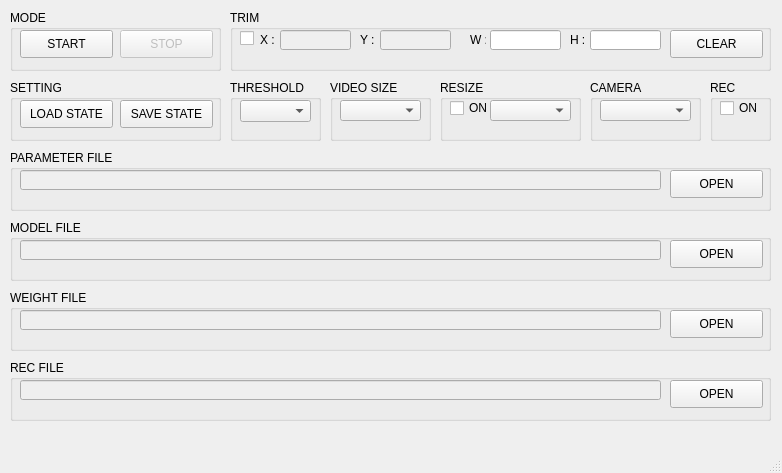
<?xml version="1.0" encoding="UTF-8"?>
<ui version="4.0">
 <class>MainWindow</class>
 <widget class="QMainWindow" name="MainWindow">
  <property name="geometry">
   <rect>
    <x>0</x>
    <y>0</y>
    <width>782</width>
    <height>473</height>
   </rect>
  </property>
  <property name="minimumSize">
   <size>
    <width>782</width>
    <height>473</height>
   </size>
  </property>
  <property name="maximumSize">
   <size>
    <width>782</width>
    <height>473</height>
   </size>
  </property>
  <property name="windowTitle">
   <string>MIIL DETECTION A</string>
  </property>
  <widget class="QWidget" name="centralwidget">
   <widget class="QGroupBox" name="groupBox1">
    <property name="geometry">
     <rect>
      <x>10</x>
      <y>10</y>
      <width>211</width>
      <height>61</height>
     </rect>
    </property>
    <property name="title">
     <string>MODE</string>
    </property>
    <widget class="QPushButton" name="pushButton1">
     <property name="geometry">
      <rect>
       <x>10</x>
       <y>20</y>
       <width>93</width>
       <height>28</height>
      </rect>
     </property>
     <property name="text">
      <string>START</string>
     </property>
    </widget>
    <widget class="QPushButton" name="pushButton2">
     <property name="enabled">
      <bool>false</bool>
     </property>
     <property name="geometry">
      <rect>
       <x>110</x>
       <y>20</y>
       <width>93</width>
       <height>28</height>
      </rect>
     </property>
     <property name="text">
      <string>STOP</string>
     </property>
    </widget>
   </widget>
   <widget class="QGroupBox" name="groupBox4">
    <property name="geometry">
     <rect>
      <x>230</x>
      <y>80</y>
      <width>91</width>
      <height>61</height>
     </rect>
    </property>
    <property name="title">
     <string>THRESHOLD</string>
    </property>
    <widget class="QComboBox" name="comboBox1">
     <property name="geometry">
      <rect>
       <x>10</x>
       <y>20</y>
       <width>71</width>
       <height>22</height>
      </rect>
     </property>
    </widget>
   </widget>
   <widget class="QGroupBox" name="groupBox9">
    <property name="geometry">
     <rect>
      <x>10</x>
      <y>220</y>
      <width>761</width>
      <height>61</height>
     </rect>
    </property>
    <property name="title">
     <string>MODEL FILE</string>
    </property>
    <widget class="QLineEdit" name="lineEdit4">
     <property name="enabled">
      <bool>false</bool>
     </property>
     <property name="geometry">
      <rect>
       <x>10</x>
       <y>20</y>
       <width>641</width>
       <height>20</height>
      </rect>
     </property>
    </widget>
    <widget class="QPushButton" name="pushButton6">
     <property name="geometry">
      <rect>
       <x>660</x>
       <y>20</y>
       <width>93</width>
       <height>28</height>
      </rect>
     </property>
     <property name="text">
      <string>OPEN</string>
     </property>
    </widget>
   </widget>
   <widget class="QGroupBox" name="groupBox10">
    <property name="geometry">
     <rect>
      <x>10</x>
      <y>290</y>
      <width>761</width>
      <height>61</height>
     </rect>
    </property>
    <property name="title">
     <string>WEIGHT FILE</string>
    </property>
    <widget class="QLineEdit" name="lineEdit5">
     <property name="enabled">
      <bool>false</bool>
     </property>
     <property name="geometry">
      <rect>
       <x>10</x>
       <y>20</y>
       <width>641</width>
       <height>20</height>
      </rect>
     </property>
    </widget>
    <widget class="QPushButton" name="pushButton7">
     <property name="geometry">
      <rect>
       <x>660</x>
       <y>20</y>
       <width>93</width>
       <height>28</height>
      </rect>
     </property>
     <property name="text">
      <string>OPEN</string>
     </property>
    </widget>
   </widget>
   <widget class="QGroupBox" name="groupBox3">
    <property name="geometry">
     <rect>
      <x>10</x>
      <y>80</y>
      <width>211</width>
      <height>61</height>
     </rect>
    </property>
    <property name="title">
     <string>SETTING</string>
    </property>
    <widget class="QPushButton" name="pushButton4">
     <property name="geometry">
      <rect>
       <x>110</x>
       <y>20</y>
       <width>93</width>
       <height>28</height>
      </rect>
     </property>
     <property name="text">
      <string>SAVE STATE</string>
     </property>
    </widget>
    <widget class="QPushButton" name="pushButton3">
     <property name="enabled">
      <bool>true</bool>
     </property>
     <property name="geometry">
      <rect>
       <x>10</x>
       <y>20</y>
       <width>93</width>
       <height>28</height>
      </rect>
     </property>
     <property name="text">
      <string>LOAD STATE</string>
     </property>
    </widget>
   </widget>
   <widget class="QGroupBox" name="groupBox8">
    <property name="geometry">
     <rect>
      <x>10</x>
      <y>150</y>
      <width>761</width>
      <height>61</height>
     </rect>
    </property>
    <property name="title">
     <string>PARAMETER FILE</string>
    </property>
    <widget class="QLineEdit" name="lineEdit3">
     <property name="enabled">
      <bool>false</bool>
     </property>
     <property name="geometry">
      <rect>
       <x>10</x>
       <y>20</y>
       <width>641</width>
       <height>20</height>
      </rect>
     </property>
    </widget>
    <widget class="QPushButton" name="pushButton5">
     <property name="geometry">
      <rect>
       <x>660</x>
       <y>20</y>
       <width>93</width>
       <height>28</height>
      </rect>
     </property>
     <property name="text">
      <string>OPEN</string>
     </property>
    </widget>
   </widget>
   <widget class="QGroupBox" name="groupBox5">
    <property name="geometry">
     <rect>
      <x>330</x>
      <y>80</y>
      <width>101</width>
      <height>61</height>
     </rect>
    </property>
    <property name="title">
     <string>VIDEO SIZE</string>
    </property>
    <widget class="QComboBox" name="comboBox2">
     <property name="geometry">
      <rect>
       <x>10</x>
       <y>20</y>
       <width>81</width>
       <height>21</height>
      </rect>
     </property>
    </widget>
   </widget>
   <widget class="QGroupBox" name="groupBox2">
    <property name="geometry">
     <rect>
      <x>230</x>
      <y>10</y>
      <width>541</width>
      <height>61</height>
     </rect>
    </property>
    <property name="title">
     <string>TRIM</string>
    </property>
    <widget class="QLineEdit" name="lineEdit1">
     <property name="enabled">
      <bool>true</bool>
     </property>
     <property name="geometry">
      <rect>
       <x>260</x>
       <y>20</y>
       <width>71</width>
       <height>20</height>
      </rect>
     </property>
    </widget>
    <widget class="QLineEdit" name="lineEdit2">
     <property name="enabled">
      <bool>true</bool>
     </property>
     <property name="geometry">
      <rect>
       <x>360</x>
       <y>20</y>
       <width>71</width>
       <height>20</height>
      </rect>
     </property>
    </widget>
    <widget class="QLabel" name="label1">
     <property name="geometry">
      <rect>
       <x>30</x>
       <y>20</y>
       <width>16</width>
       <height>20</height>
      </rect>
     </property>
     <property name="text">
      <string>X :</string>
     </property>
    </widget>
    <widget class="QLabel" name="label_2">
     <property name="geometry">
      <rect>
       <x>130</x>
       <y>20</y>
       <width>16</width>
       <height>20</height>
      </rect>
     </property>
     <property name="text">
      <string>Y :</string>
     </property>
    </widget>
    <widget class="QCheckBox" name="checkBox1">
     <property name="geometry">
      <rect>
       <x>10</x>
       <y>20</y>
       <width>31</width>
       <height>16</height>
      </rect>
     </property>
     <property name="text">
      <string/>
     </property>
     <property name="autoExclusive">
      <bool>true</bool>
     </property>
    </widget>
    <widget class="QPushButton" name="pushButton8">
     <property name="geometry">
      <rect>
       <x>440</x>
       <y>20</y>
       <width>93</width>
       <height>28</height>
      </rect>
     </property>
     <property name="text">
      <string>CLEAR</string>
     </property>
    </widget>
    <widget class="QLabel" name="label_3">
     <property name="geometry">
      <rect>
       <x>240</x>
       <y>20</y>
       <width>16</width>
       <height>20</height>
      </rect>
     </property>
     <property name="text">
      <string>W :</string>
     </property>
    </widget>
    <widget class="QLineEdit" name="lineEdit6">
     <property name="enabled">
      <bool>false</bool>
     </property>
     <property name="geometry">
      <rect>
       <x>50</x>
       <y>20</y>
       <width>71</width>
       <height>20</height>
      </rect>
     </property>
    </widget>
    <widget class="QLabel" name="label_4">
     <property name="geometry">
      <rect>
       <x>340</x>
       <y>20</y>
       <width>16</width>
       <height>20</height>
      </rect>
     </property>
     <property name="text">
      <string>H :</string>
     </property>
    </widget>
    <widget class="QLineEdit" name="lineEdit7">
     <property name="enabled">
      <bool>false</bool>
     </property>
     <property name="geometry">
      <rect>
       <x>150</x>
       <y>20</y>
       <width>71</width>
       <height>20</height>
      </rect>
     </property>
    </widget>
   </widget>
   <widget class="QGroupBox" name="groupBox6">
    <property name="geometry">
     <rect>
      <x>590</x>
      <y>80</y>
      <width>111</width>
      <height>61</height>
     </rect>
    </property>
    <property name="title">
     <string>CAMERA </string>
    </property>
    <widget class="QComboBox" name="comboBox3">
     <property name="geometry">
      <rect>
       <x>10</x>
       <y>20</y>
       <width>91</width>
       <height>21</height>
      </rect>
     </property>
    </widget>
   </widget>
   <widget class="QGroupBox" name="groupBox7">
    <property name="geometry">
     <rect>
      <x>710</x>
      <y>80</y>
      <width>61</width>
      <height>61</height>
     </rect>
    </property>
    <property name="title">
     <string>REC</string>
    </property>
    <widget class="QCheckBox" name="checkBox2">
     <property name="geometry">
      <rect>
       <x>10</x>
       <y>20</y>
       <width>41</width>
       <height>16</height>
      </rect>
     </property>
     <property name="text">
      <string>ON</string>
     </property>
    </widget>
   </widget>
   <widget class="QGroupBox" name="groupBox11">
    <property name="geometry">
     <rect>
      <x>10</x>
      <y>360</y>
      <width>761</width>
      <height>61</height>
     </rect>
    </property>
    <property name="title">
     <string>REC FILE</string>
    </property>
    <widget class="QLineEdit" name="lineEdit8">
     <property name="enabled">
      <bool>false</bool>
     </property>
     <property name="geometry">
      <rect>
       <x>10</x>
       <y>20</y>
       <width>641</width>
       <height>20</height>
      </rect>
     </property>
    </widget>
    <widget class="QPushButton" name="pushButton9">
     <property name="geometry">
      <rect>
       <x>660</x>
       <y>20</y>
       <width>93</width>
       <height>28</height>
      </rect>
     </property>
     <property name="text">
      <string>OPEN</string>
     </property>
    </widget>
   </widget>
   <widget class="QGroupBox" name="groupBox13">
    <property name="geometry">
     <rect>
      <x>440</x>
      <y>80</y>
      <width>141</width>
      <height>61</height>
     </rect>
    </property>
    <property name="title">
     <string>RESIZE</string>
    </property>
    <widget class="QComboBox" name="comboBox4">
     <property name="geometry">
      <rect>
       <x>50</x>
       <y>20</y>
       <width>81</width>
       <height>21</height>
      </rect>
     </property>
    </widget>
    <widget class="QCheckBox" name="checkBox3">
     <property name="geometry">
      <rect>
       <x>10</x>
       <y>20</y>
       <width>51</width>
       <height>16</height>
      </rect>
     </property>
     <property name="text">
      <string>ON</string>
     </property>
    </widget>
   </widget>
  </widget>
  <widget class="QMenuBar" name="menubar">
   <property name="geometry">
    <rect>
     <x>0</x>
     <y>0</y>
     <width>782</width>
     <height>21</height>
    </rect>
   </property>
  </widget>
  <widget class="QStatusBar" name="statusbar"/>
 </widget>
 <resources/>
 <connections/>
</ui>
